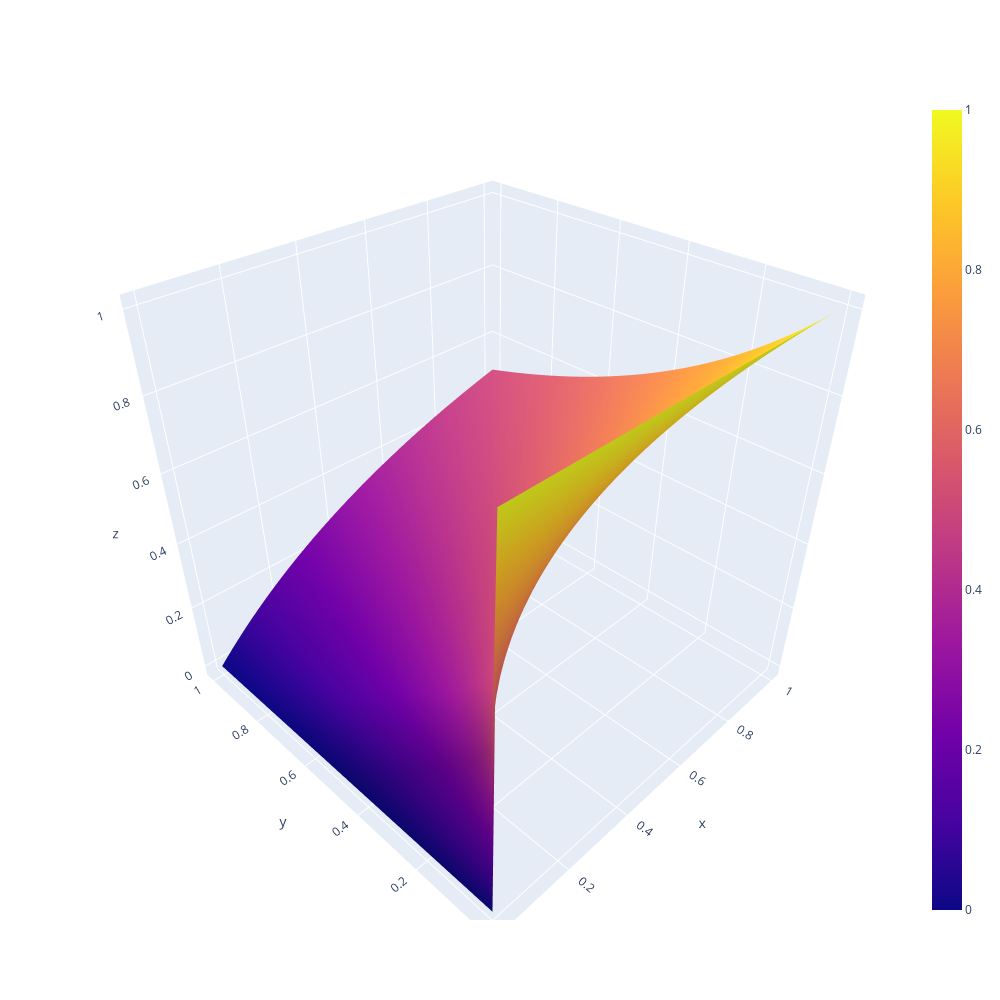

The notebook cell saved with this chart:
### Code cell
fig = go.Figure(
        go.Surface(
            x=x,
            y=y,
            z=zz,
        )
    )

camera = dict(
    up=dict(x=0, y=0, z=1),
    center=dict(x=0, y=0, z=0),
    eye=dict(x=-1.25, y=-1.25, z=1.25)
)

fig.update_layout(
    autosize=True,
    width=1000,
    height=1000,
    scene_camera=camera,
)
